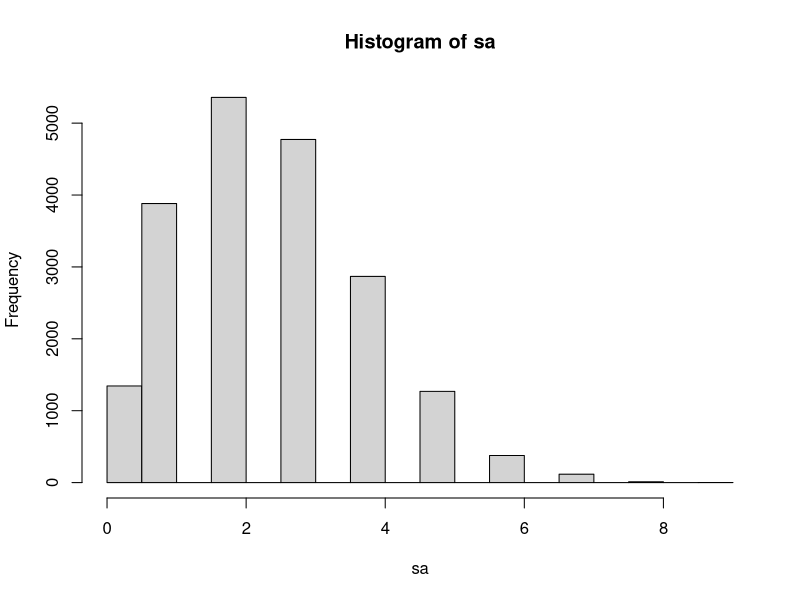
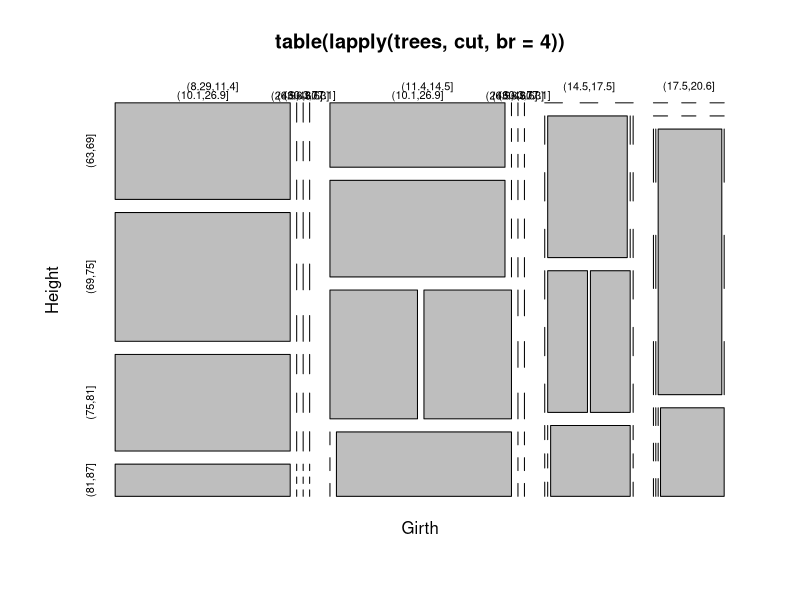

Write R code to recreate these figures, in order.
sa<-t(replicate(10000, 
    {x<-sample(3,10,c(0.2, 0.3, 0.5), repl=T); c(sum(x==1), sum(x==2))}))
hist(sa)
table(sa[,1], sa[,2])/10000


sa<-t(replicate(10000, 
    {x<-sample(4, 10, c(0.2, 0.3, 0.4, 0.1), repl=T); 
    c(sum(x==1), sum(x==2), sum(x==3))}))

ftable(table(sa[,1], sa[,2], sa[,3]))

dmultinom(c(3, 1, 5, 1), 10, c(0.2, 0.3, 0.4, 0.1))

margin.table(table(sa[,1], sa[,2], sa[,3]), margin = 3)

trees
ftable(table(lapply(trees, cut, br = 4)))
mosaicplot(table(lapply(trees, cut, br = 4)))